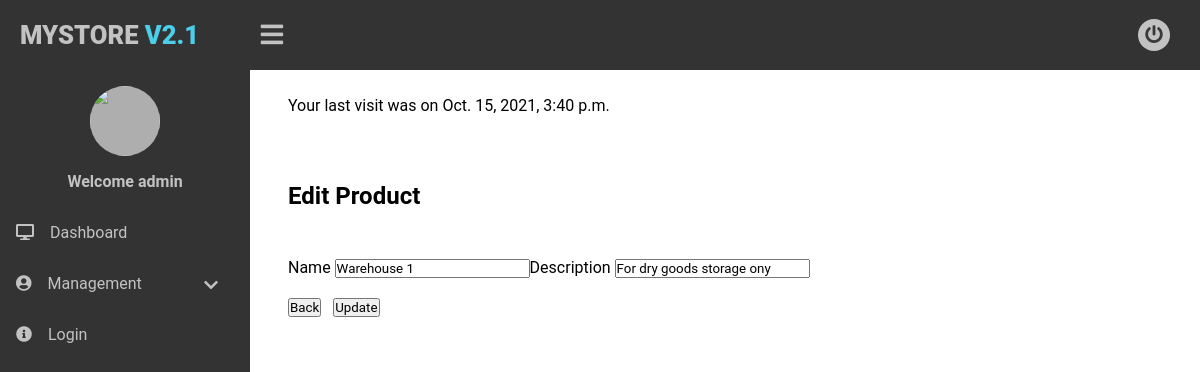
The page /1/update-wh/ (signed in) on the database its author committed.
### mystorev2/models.py (models this page shows, shortened)
class User(AbstractBaseUser):
    first_name = models.CharField(verbose_name='first name', max_length=200)
    last_name = models.CharField(verbose_name='last name', max_length=200)
    group = models.ForeignKey(
        Group, on_delete=models.CASCADE, null=True, blank=True)
    username = models.CharField(max_length=20, unique=True)
    email = models.EmailField(max_length=255, unique=True)
    date_joined = models.DateTimeField(
        verbose_name='date joined', auto_now_add=True)
    last_login = models.DateTimeField(
        verbose_name='last login', auto_now_add=True)
    is_admin = models.BooleanField(default=False)
    is_active = models.BooleanField(default=True)
    is_staff = models.BooleanField(default=False)
    is_superuser = models.BooleanField(default=False)
    USERNAME_FIELD = 'username'
    REQUIRED_FIELDS = ['email', 'group']
    objects = UserManager()

class Warehouse(models.Model):
    wh_name = models.CharField(max_length=200)
    wh_desc = models.CharField(max_length=200)

### mystorev2/views.py (the view)
class WarehouseUpdate(UpdateView):
    model = Warehouse
    fields = ['id', 'wh_name', 'wh_desc']
    template_name = 'e-warehouse.html'
    success_url = '/'

### templates/e-warehouse.html (shortened to what this page needs)
{% extends 'base.html' %} {% block content%}
        <div class="main-container">
          <div class="card">
            {% if user.is_staff%}
            <p>
              Your last visit was on {{user.last_login}}
              <br /><br />
            </p>
          </div>
          <div class="card">
            <h2>Edit Product</h2>
          </div>
          <div class="card">
            <form method="post">
            <table>
               <form method="post">
                Name {{ form.wh_name }}
                Description {{form.wh_desc}}<br><br>
                <a href="/">
                             <button type="button" class="btn btn-primary">Back</button>
             </a>
                <button type="submit" class="btn btn-primary">Update</button>
            </form>
            {% else %}
            <p>
              You are not authorized to view this page. Please contact
              administrator or
            </p>
            <p>Login<a href="/login"> with the right access here</a></p>
            {% endif %}
          </div>
        </div>
{% endblock%}

### templates/base.html (shortened to what this page needs)
{% load static %}
<!DOCTYPE html>
<html lang="pt-br">
  <head>
    <link
      href="{% static 'mystorev2/css/estilo.css'%}"
      rel="stylesheet"
      type="text/css"
    />
    <link
      href="https://cdnjs.cloudflare.com/ajax/libs/font-awesome/5.15.1/css/all.min.css"
      rel="stylesheet"
      type="text/css"
    />
  </head>
  <body>
    <div class="wrapper">
      <div class="header">
        <div class="header-menu">
          <div class="title">MyStore <span>V2.1</span></div>
          <div class="sidebar-btn">
            <i class="fas fa-bars"></i>
          </div>
          <ul>
            <li>
              <a href="/logout/"><i class="fas fa-power-off"></i></a>
            </li>
          </ul>
        </div>
      </div>
      <div class="sidebar">
        <div class="sidebar-menu">
          <center class="profile">
            <img src="{% static 'mystorev2/img/profile/monkey.png'%}" alt="" />
            <p>Welcome {{user.username}}</p>
          </center>
          <li class="item">
            <a href="/" class="menu-btn">
              <i class="fas fa-desktop"></i><span>Dashboard</span>
            </a>
          </li>
          <li class="item" id="profile">
            <a href="#profile" class="menu-btn">
              <i class="fas fa-user-circle"></i
              ><span
                >Management <i class="fas fa-chevron-down drop-down"></i
              ></span>
            </a>
          </li>
          <li class="item">
            <a href="/login" class="menu-btn">
              <i class="fas fa-info-circle"></i><span>Login</span>
            </a>
          </li>
        </div>
      </div>
      {% block content %} {% endblock%}
    </div>
  </body>
</html>

### static/mystorev2/css/estilo.css (style rules this page uses)
* { margin: 0; padding: 0; font-family: "Roboto", sans-serif; list-style: none; text-decoration: none; box-sizing: border-box; }
body { background: #fff; }
.wrapper .header { z-index: 1; background: rgba(0,0,0,.8); position: fixed; width: calc(100% - 0%); height: 70px; display: flex; top: 0; }
.wrapper .header .header-menu { width: calc(100% - 0%); height: 100%; display: flex; justify-content: space-between; align-items: center; padding: 0 20px; }
.wrapper .header .header-menu .title { color: rgba(255,255,255,.7); font-size: 1.6em; text-transform: uppercase; font-weight: 900; }
.wrapper .header .header-menu .title span { color: #4cceeb; }
.wrapper .header .header-menu .sidebar-btn { color: rgba(255,255,255,.7); position: absolute; margin-left: 9.4em; font-size: 1.6em; font-weight: 600; cursor: pointer; transition: all 1s; }
.wrapper .header .header-menu ul { display: flex; }
.wrapper .header .header-menu ul li a { background-color: rgba(255,255,255,.7); color: rgba(0,0,0,.7); display: block; margin: 0 10px; font-size: 18px; width: 32px; height: 32px; line-height: 32px; text-align: center; border-radius: 50%; transition: all 1s; }
.wrapper .sidebar { z-index: 1; background: rgba(0,0,0,.8); position: fixed; top: 70px; width: 250px; height: calc(100% - 9%); transition: all 1s; overflow-y: hidden; }
.wrapper .sidebar .sidebar-menu { overflow: hidden; }
.wrapper .sidebar .sidebar-menu .profile img { margin: 1em auto; width: 70px; height: 70px; border-radius: 50%; }
.profile img { background-color: rgba(255,255,255,.6); transition: all 1s; }
.wrapper .sidebar .sidebar-menu .profile p { color: rgba(255,255,255,.7); font-weight: 700; margin-bottom: 1em; }
.wrapper .sidebar .sidebar-menu .item { width: 250px; overflow: hidden; }
.wrapper .sidebar .sidebar-menu .item .menu-btn { display: block; color: rgba(255,255,255,.7); position: relative; padding: 1em; transition: all 1s; }
.wrapper .sidebar .sidebar-menu .item .menu-btn i { margin-right: 1em; }
.wrapper .sidebar .sidebar-menu .item .menu-btn .drop-down { float: right; font-size: 1em; margin-top: .2em; }
.main-container { width: (100% - 250px); margin-top: 4em; margin-left: 16em; padding: 1em;; height: 100vh; transition: all 1s; }
.wrapper .main-container .card { background: #fff; padding: 1em; font-size: 1em; margin-bottom: 1em; }

### rows shown on the page
User: username "admin", last_login "Oct. 15, 2021, 3:40 p.m."
Warehouse: wh_name "Warehouse 1", wh_desc "For dry goods storage ony"
